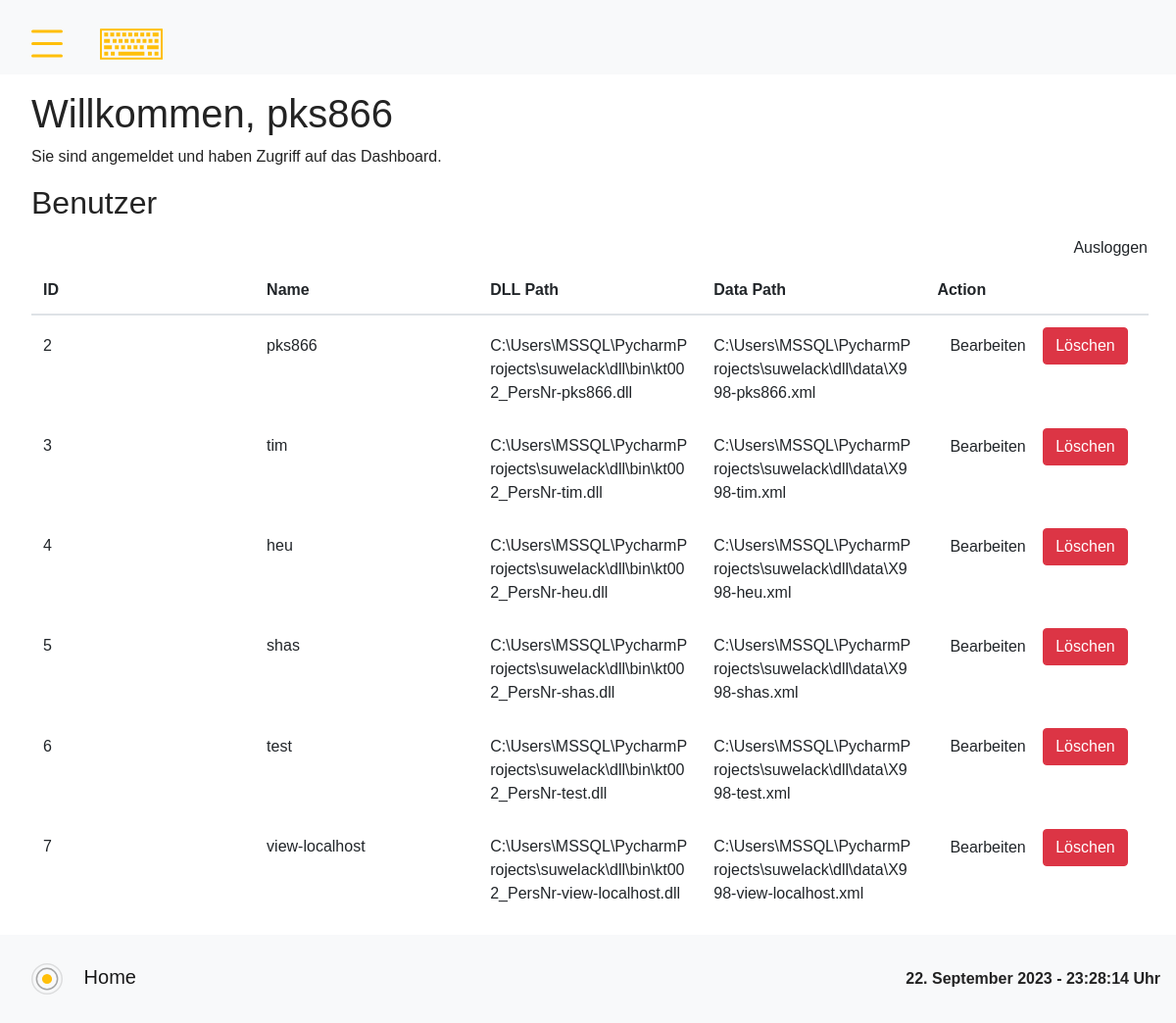
Page /dashboard (signed in) on the committed database.
### app.py (models this page shows)
class User(db.Model, UserMixin):
    id = db.Column(db.Integer, primary_key=True)
    username = db.Column(db.String(20), unique=True, nullable=False)
    password = db.Column(db.String(60), nullable=False)
    dll_path = db.Column(db.String(100))  # define the dll_path attribute
    dll_path_data = db.Column(db.String(100))

### app.py (the view)
@app.route('/dashboard')
@login_required
def dashboard():
    users = User.query.all()
    return render_template('dashboard.html', users=users, buttonValues=get_list("homeButtons"), sidebarItems=get_list("sidebarItems"))

### app.py (called while the page is built)
@login_manager.user_loader
def load_user(user_id):
    return User.query.get(int(user_id))

### templates/dashboard.html (shortened to what this page needs)
{% extends 'base.html' %}
{% block content %}
  <div class="ml-3">
    <h1>Willkommen, {{ current_user.username }}</h1>
    <p>Sie sind angemeldet und haben Zugriff auf das Dashboard.</p>
    <h2>Benutzer</h2>
    <a href="{{ url_for('logout') }}" class="btn" style="float: right;">Ausloggen</a>
    <table class="table">
      <thead>
        <tr>
          <th>ID</th>
          <th>Name</th>
          <th>DLL Path</th>
          <th>Data Path</th>
          <th>Action</th>
        </tr>
      </thead>
      <tbody>
        {% for user in users %}
          <tr>
            <td>{{ user.id }}</td>
            <td>{{ user.username }}</td>
            <td>{{ user.dll_path }}</td>
            <td>{{ user.dll_path_data }}</td>
            <td>
              <a href="{{ url_for('edit_user', user_id=user.id) }}" class="btn">Bearbeiten</a>
              <button type="button" class="btn btn-danger" data-toggle="modal" data-target="#deleteModal{{ user.id }}">Löschen</button>
            </td>
          </tr>
        {% endfor %}
      </tbody>
    </table>
  </div>
{% endblock %}

### static/site.css (style rules this page uses)
body, html { margin: 0; padding: 0; height: 100%; width: 100%; font-family: 'SF Pro', sans-serif; color: #232323; }
table { display: flex; flex-flow: column; height: 80%; width: 99%; }
table thead { flex: 0 0 auto; width: calc(99% - 0.9em); }
table tbody { flex: 1 1 auto; display: block; }
table thead, table tbody tr { display: table; table-layout: fixed; width: 99%; }
.table td, .table th { vertical-align: baseline; border-top: 0rem solid #dee2e6; word-wrap: break-word; }

### rows in the picture
User: username "pks866", id "2", dll_path "C:\\Users\\MSSQL\\PycharmProjects\\suwelack\\dll\\bin\\kt002_PersNr-pks866.dll", dll_path_data "C:\\Users\\MSSQL\\PycharmProjects\\suwelack\\dll\\data\\X998-pks866.xml"
User: id "3", username "tim", dll_path "C:\\Users\\MSSQL\\PycharmProjects\\suwelack\\dll\\bin\\kt002_PersNr-tim.dll", dll_path_data "C:\\Users\\MSSQL\\PycharmProjects\\suwelack\\dll\\data\\X998-tim.xml"
User: id "4", username "heu", dll_path "C:\\Users\\MSSQL\\PycharmProjects\\suwelack\\dll\\bin\\kt002_PersNr-heu.dll", dll_path_data "C:\\Users\\MSSQL\\PycharmProjects\\suwelack\\dll\\data\\X998-heu.xml"
User: id "5", username "shas", dll_path "C:\\Users\\MSSQL\\PycharmProjects\\suwelack\\dll\\bin\\kt002_PersNr-shas.dll", dll_path_data "C:\\Users\\MSSQL\\PycharmProjects\\suwelack\\dll\\data\\X998-shas.xml"
User: id "6", username "test", dll_path "C:\\Users\\MSSQL\\PycharmProjects\\suwelack\\dll\\bin\\kt002_PersNr-test.dll", dll_path_data "C:\\Users\\MSSQL\\PycharmProjects\\suwelack\\dll\\data\\X998-test.xml"
User: id "7", username "view-localhost", dll_path "C:\\Users\\MSSQL\\PycharmProjects\\suwelack\\dll\\bin\\kt002_PersNr-view-localhost.dll", dll_path_data "C:\\Users\\MSSQL\\PycharmProjects\\suwelack\\dll\\data\\X998-view-localhost.xml"
